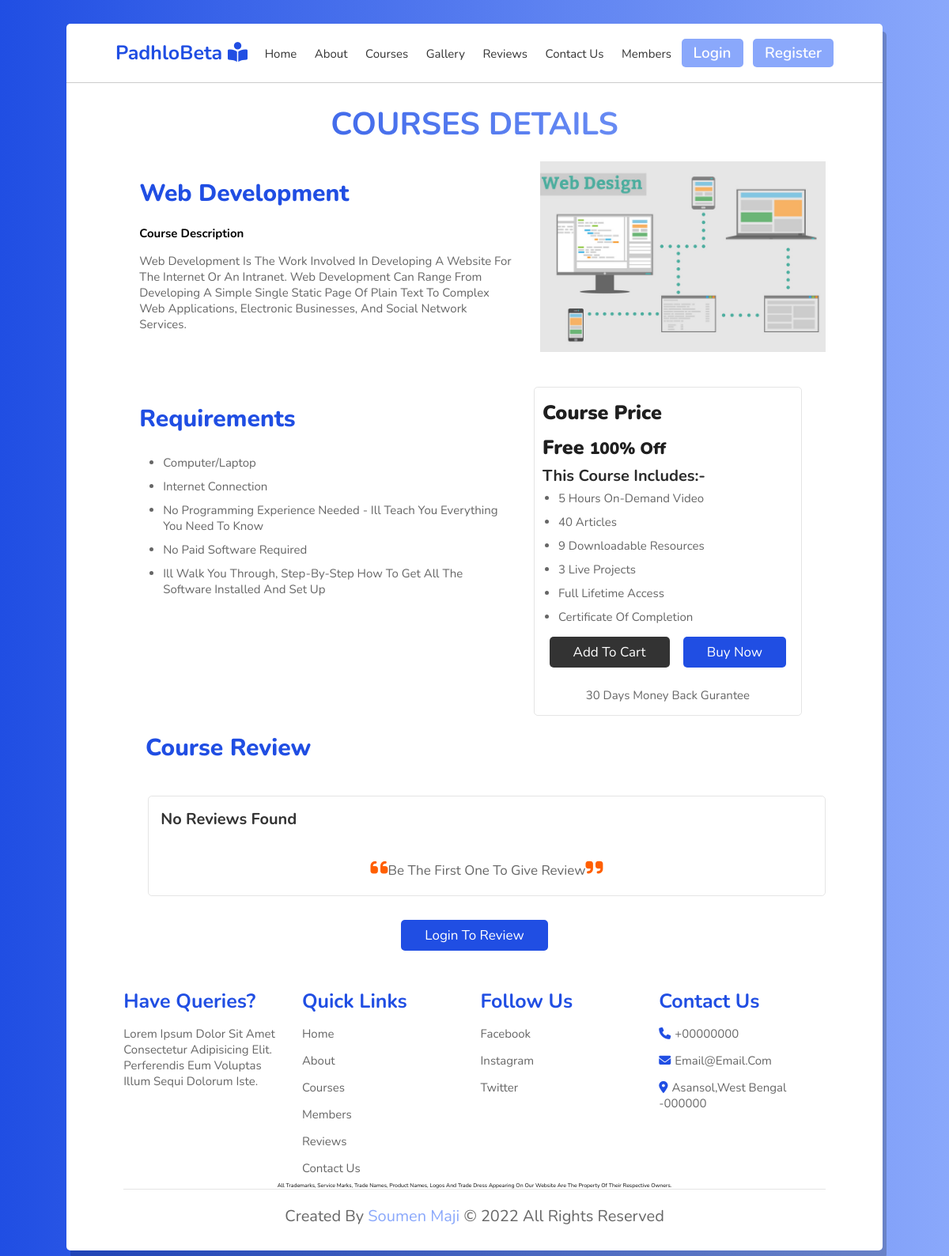
Page /course-details.php?cid=1 on the committed database.
### tables this page shows
CREATE TABLE `courses` (
  `course_id` int(11) NOT NULL,
  `name` varchar(255) NOT NULL,
  `path` varchar(255) NOT NULL,
  `description` varchar(2550) NOT NULL,
  `rating` int(1) NOT NULL,
  `price` int(5) DEFAULT NULL,
  `duration` int(10) NOT NULL DEFAULT 6
);

### course-details.php (the view, shortened to what this page needs)
<!DOCTYPE html>
<html lang="en">
<head>
    <link rel="stylesheet" href="style.css">
    <link rel="stylesheet" href="https://cdnjs.cloudflare.com/ajax/libs/font-awesome/6.1.1/css/all.min.css">
</head>
<body>
    <div class="container">
        <?php include 'header.php' ?>
        <h1 class="heading">Courses Details </h1>
        <?php
        include 'dbconnect.php';
        $course_id=$_GET['cid'];
        $sql="SELECT * FROM `courses` WHERE `course_id`='$course_id'";
        $result=mysqli_query($conn,$sql);
        while ($row = mysqli_fetch_assoc($result)) {
            $course_name=$row['name'];
            $course_desc=$row['description'];
            $course_path=$row['path'];
            $course_price=$row['price'];
            if($course_price==0){
                $course_price="Free";
            }
            else{
                $course_price="₹".$course_price;
            }
       echo' <section class="course-details">
            <div class="course-cont">
                <h2 class="course-heading">'.$course_name.'</h2>
                <h4 class="course-description">Course Description</h4>
                <p>'.$course_desc.'</p>
            </div>
            <div class="course-img">
            <img src="'.$course_path.''.$course_id.'.jpg" alt="">
            </div>
        </section>
        <section class="course-details">
            <div class="course-cont">
                <h2 class="course-heading">Requirements</h2>
                <ul>
                    <li>Computer/Laptop</li>
                    <li>Internet Connection</li>
                    <li>No programming experience needed - I'.'ll teach you everything you need to know</li>
                    <li>No paid software required</li>
                    <li>I'.'ll walk you through, step-by-step how to get all the software installed and set up</li>
                </ul>
            </div>
            <div class="course-img course">
                <div class="box">
                    <p class="course-price">Course Price</p>
                    <p class="course-price">'.$course_price.' <small>100% off<small></p>';
                }
                ?>
        <div class="course-includes">
            <h4>This Course Includes:-</h4>
            <ul>
                <li>5 hours on-demand video</li>
                <li>40 articles</li>
                <li>9 downloadable resources</li>
                <li>3 live projects</li>
                <li>Full lifetime access</li>
                <li>Certificate of completion</li>
            </ul>
        </div>
        <div class="buttons-cart">
            <a href="#" class="btn">Add To Cart</a>
            <a href="#" class="btn bn">Buy Now</a>
        </div>
        <p class="text-center">30 days Money Back Gurantee</p>
    </div>
    </div>
    </section>
    <h2 class="course-heading-review">Course Review</h2>
    <section class="review course-review">
        <?php
             $found=false;
        if(!$found){
            echo '<div class="box">
            <div class="students">
                <div class="students-info">
              <div class="info text-center">
                 <h3 class="">No Reviews Found</h3>
                  <span></span>
              </div>
          </div>
      </div>
      <p class="text"><i class="fas fa-quote-left"></i>Be the First one to give Review<i class="fas fa-quote-right"></i></p>
  </div>';
        }
    ?>
    </section>
    <?php
        $course_id=$_GET['cid'];
    if(isset($_SESSION['loggedin'])&& $_SESSION['loggedin']==true){
echo '<div class="all-courses reviews-all">
<a onclick='."popup('course-review-popup')".' class="btn bn">Add Review</a>
</div>
<div class="popup-container" id="course-review-popup">
<div class=" popup">
  <form action="index.php" method="POST">
     <h2><span>Reviews</span>
    <button type="reset" onclick='."popup('course-review-popup')".'>X</button>
    </h2>
    <select id="course-id-input" name="course-id-input">
      <option  value='."$course_id".'>'.$course_id.'</option>
    </select>
    <textarea style="border:1px solid gray;resize: none; display:flex;" name="course-review-content" id="" placeholder="Enter Your review Here" cols="30" rows="5"></textarea>
    <br>
    <div class="review-rating-range">
    <label for="rating">Give Your Rating</label><br>
    <input type="range" id="rating" min="1" max="5" name="course-rating" list="review-rating" />
    <datalist id="review-rating">
      <option value="1" label="1"></option>
      <option value="2" label="2"></option>
      <option value="3" label="3"></option>
      <option value="4" label="4"></option>
      <option value="5" label="5"></option>
    </datalist>
    </div>
    <button class="login-btn" type="submit" name="course-review-submit">Submit</button>
  </form>
</div>
</div>'; }
else{
    echo '<div class="all-courses reviews-all">
    <a onclick='."popup('login-popup')".' class="btn bn">Login To Review</a>
</div>';
}
?>
    <?php include 'footer.php' ?>
    </div>
</body>
</html>

### style.css (style rules this page uses)
:root { --blue: #204ee3; --light-blue: #8aa8fb; --gradient: linear-gradient(90deg, var(--blue), var(--light-blue)); }
* { font-family: "Nunito", sans-serif; margin: 0; padding: 0; box-sizing: border-box; outline: none; border: none; text-decoration: none; text-transform: capitalize; transition: all 0.2s ease-out; }
html { font-size: 62.5%; scroll-behavior: smooth; overflow-x: hidden; }
body { background: var(--gradient); padding: 3rem 7%; padding-bottom: 9rem; }
.container { background: #fff; border-radius: 0.5rem; box-shadow: 0.5rem 1rem rgba(0, 0, 0, 0.2); }
.reviews-all { display: flex; justify-content: space-around!important; }
.course-heading { color: var(--blue); font-size: 3rem; font-weight: 800; margin-bottom: 2rem; }
.course-description { font-size: 1.5rem; margin-bottom: 1rem; }
.course-details { display: flex; flex-wrap: wrap; gap: 1.5rem; }
.course-details .course-img { flex: 1 1 35rem; }
.course-details .course-img img { width: 100%; }
.course-details .course-cont { flex: 1 1 50rem; padding: 2rem; }
.course-details .course-cont p { color: #666; font-size: 1.5rem; padding: 0.5rem 0; }
.course-details .course-cont ul { padding-left: 3rem; }
.course-details .course-cont ul li { font-size: 1.5rem; padding: 0.5rem 0; color: #666; }
.course-details .course-img .course-price { font-size: 2.5rem; font-weight: 900; color: rgb(31, 31, 31); }
.text-center { text-align: center !important; }
.buttons-cart { justify-content: space-around; display: flex; margin-bottom: 2rem; }
.bn { background-color: var(--blue) !important; }
.course-includes h4 { color: rgb(43, 43, 43); font-size: 2rem; }
.course-includes ul { padding-left: 2rem; }
.course-includes ul li { font-size: 1.5rem; padding: 0.5rem 0; color: #666; }
section { padding: 2rem 7%; }
.btn { display: inline-block; margin-top: 1rem; padding: 0.8rem 3rem; border-radius: 0.5rem; background: #333; color: #fff; cursor: pointer; font-size: 1.7rem; }
.heading { color: transparent; background: var(--gradient); background-clip: text; -webkit-background-clip: text; padding: 0 1rem; padding-top: 2.5rem; text-align: center; font-size: 4rem; text-transform: uppercase; }
.course { display: flex; flex-wrap: wrap; gap: 1.5rem; }
.course .box { flex: 1 1 30rem; border-radius: 0.5rem; border: 0.1rem solid rgba(0, 0, 0, 0.1); padding: 1rem; position: relative; }
.course .box p { color: #666; font-size: 1.5rem; padding: 0.5rem 0; }
.all-courses { text-align: center; margin-bottom: 2rem; }
.review { display: flex; flex-wrap: wrap; gap: 1.5rem; }
.review .box { border-radius: 0.5rem; border: 0.1rem solid rgba(0, 0, 0, 0.1); padding: 1rem; flex: 1 1 30rem; }
.review .box .students { display: flex; align-items: center; justify-content: space-between; }
.review .box .students .students-info { display: flex; align-items: center; }
.review .box .students .students-info h3 { font-size: 2rem; color: #333; padding: 0.5rem; }
.review .box .students .students-info span { font-size: 1.5rem; color: var(--light-blue); padding: 0.5rem; }
.review .box .text { padding: 1rem 0; font-size: 1.7rem; color: #666; text-align: center; }
.review .box .text i { color: #ff5f01; font-size: 2.5rem; }
.course-heading-review { color: var(--blue); font-size: 3rem; font-weight: 800; margin-bottom: 2rem; padding-left: 10rem; }
.course-review { padding-left:10% ; }

### rows in the picture
courses: name "Web Development", description "Web Development Is The Work Involved In Developing A Website For The Internet Or An Intranet. Web Development Can Range From Developing A Simple Single Static Page Of Plain Text To Complex Web Applications, Electronic Businesses, And Social Network Services.", path (picture), price "Free"
